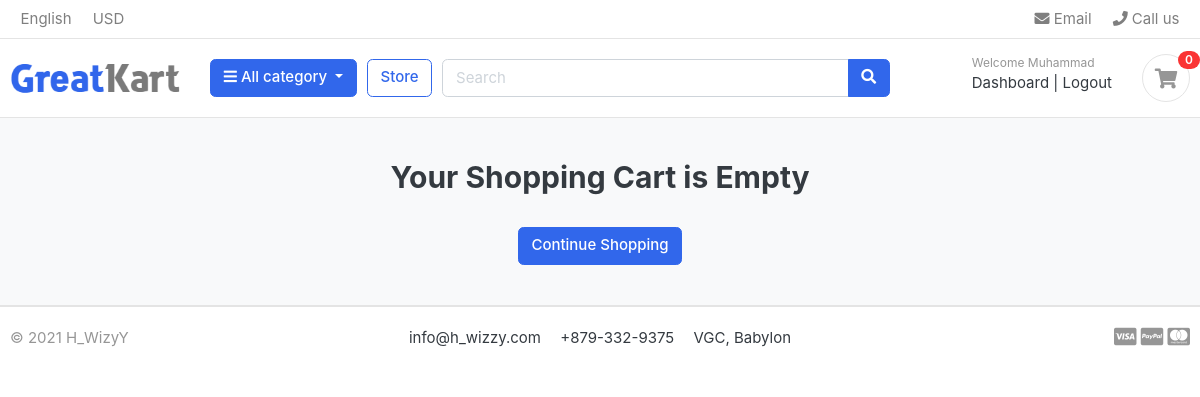
Page /carts/ (signed in) on the earlier database version.
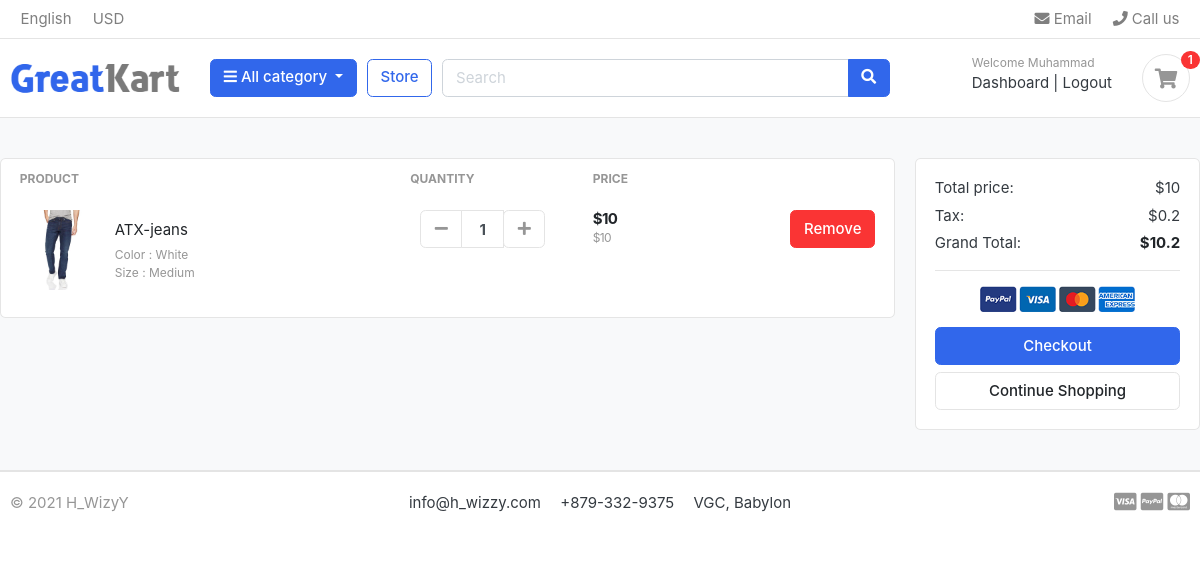
Same page on the later database version.
### accounts/models.py (models this page shows, shortened)
class Account( AbstractBaseUser):
    first_name = models.CharField(max_length=50)
    last_name  = models.CharField(max_length=50)
    user_name  = models.CharField(max_length=50, unique=True)
    email      = models.EmailField(max_length=100, unique=True)
    phone_number = models.CharField(max_length=50 )
    date_joined = models.DateTimeField(auto_now_add=True)
    last_login = models.DateTimeField(auto_now_add=True)
    is_admin = models.BooleanField(default=False)
    is_staff = models.BooleanField(default=False)
    is_active = models.BooleanField(default=False)
    is_superadmin = models.BooleanField(default=False)
    USERNAME_FIELD = 'email'
    REQUIRED_FIELDS = ['user_name','first_name', 'last_name']
    objects = MyAccountManager()

### carts/models.py (models this page shows, shortened)
class CartItem(models.Model):
    user =  models.ForeignKey(Account, on_delete=models.CASCADE, null=True)
    product = models.ForeignKey(Product, on_delete=models.CASCADE)
    variations = models.ManyToManyField(Variation, blank=True)
    cart    = models.ForeignKey(Cart, on_delete=models.CASCADE, null=True)
    quantity = models.IntegerField()
    is_active = models.BooleanField(default=True)
    def sub_total(self):
        return self.product.price * self.quantity

### store/models.py (models this page shows, shortened)
class Product(models.Model):
    product_name = models.CharField(max_length=200, unique=True)
    slug         = models.SlugField(max_length=200, unique=True)
    description  = models.TextField(max_length=500, blank=True)
    price        = models.IntegerField()
    Images       = models.ImageField(upload_to='photos/products')
    stock        = models.IntegerField()
    is_available = models.BooleanField(default=True)
    category     = models.ForeignKey(Category, on_delete=models.CASCADE)
    created_date = models.DateTimeField(auto_now_add=True)
    modified_date = models.DateTimeField(auto_now=True)
    def get_url(self):
        return reverse("product_detail", args=[self.category.slug, self.slug])

class Variation(models.Model):
    product = models.ForeignKey(Product, on_delete=models.CASCADE)
    variation_category = models.CharField(max_length=100, choices=variation_category_choices)
    variation_value = models.CharField(max_length=100)
    is_active = models.BooleanField(default=True)
    created_date = models.DateTimeField(auto_now=True)
    objects = VariationManager()

### carts/views.py (the view)
# urls.py: path('', views.cart, name="cart"),
def cart(request, total=0, quantity=0, cart_items=None):
    try:
        tax = 0
        grand_total = 0
        if request.user.is_authenticated:
            cart_items = CartItem.objects.filter(user=request.user, is_active=True)
        else:
            cart = Cart.objects.get(cart_id=_cart_id(request))
            cart_items = CartItem.objects.filter(cart=cart, is_active=True)
        for cart_item in cart_items:
            total += (cart_item.product.price * cart_item.quantity)
            quantity += cart_item.quantity
        tax = (2* total)/100
        grand_total = total + tax
    except ObjectDoesNotExist:
        pass
    context ={
        'total' : total,
        'quantity' : quantity,
        'cart_items': cart_items,
        'tax': tax,
        "grand_total": grand_total,
    }
    return render(request, 'store/cart.html', context)

### carts/context_processor.py (called while the page is built)
def counter(request):
    cart_count = 0
    if 'admin' in request.path:
        return{}
    else:
        try:
            cart = Cart.objects.filter(cart_id=_cart_id(request))
            if request.user.is_authenticated:
                cart_items = CartItem.objects.all().filter(user=request.user)
            else:
                cart_items = CartItem.objects.all().filter(cart=cart[:1])
            for cart_item in cart_items:
                cart_count += cart_item.quantity
        except Cart.DoesNotExist:
            cart_count = 0
    return dict(cart_count=cart_count)

### carts/views.py (called while the page is built)
def _cart_id(request):
    cart = request.session.session_key
    if not cart:
        cart = request.session.create()
    return cart

### category/context_processor.py (called while the page is built)
def menu_links(request):
    links = Category.objects.all()
    return dict(links=links)

### category/models.py (called while the page is built)
    def get_url(self):
         return reverse('products_by_category', args=[self.slug])

### templates/store/cart.html (shortened to what this page needs)
{% extends 'base.html' %}
{% load static %}
{% block content %}
<section class="section-content padding-y bg">
<div class="container">
{%  if not cart_items  %}
<h2  class="text-center">Your Shopping Cart is Empty</h2>
<br>
<div class="text-center">
	<a href="{% url 'store' %}" class="btn btn-primary">Continue Shopping</a>
{% else %}
</div>
<div class="row">
	<aside class="col-lg-9">
<div class="card">
<table class="table table-borderless table-shopping-cart">
<thead class="text-muted">
<tr class="small text-uppercase">
  <th scope="col">Product</th>
  <th scope="col" width="120">Quantity</th>
  <th scope="col" width="120">Price</th>
  <th scope="col" class="text-right" width="200"> </th>
</tr>
</thead>
<tbody>
	{% for cart_item in cart_items %}
<tr>
	<td>
		<figure class="itemside align-items-center">
			<div class="aside"><img src="{{cart_item.product.Images.url}}" class="img-sm"></div>
			<figcaption class="info">
				<a href="{{cart_item.product.get_url}}" class="title text-dark">{{cart_item.product.product_name}}</a>
				<p class="text-muted small">
					{% if cart_item.variations.all %}
						{% for item in cart_item.variations.all %}
								{{ item.variation_category | capfirst  }}  :  {{  item.variation_value | capfirst  }} <br>
						{% endfor %}
					{% endif %}
				</p>
			</figcaption>
		</figure>
	</td>
	<td>
					<div class="col">
						<div class="input-group input-spinner">
							<div class="input-group-prepend">
							<a href="{% url 'reduce_cart' cart_item.product.id cart_item.id %}" class="btn btn-light" type="button" id="button-plus"> <i class="fa fa-minus"></i> </a>
							</div>
							<input type="text" class="form-control"  value="{{cart_item.quantity}}">
							<div class="input-group-append">
								<form class="" action="{% url 'add_cart' cart_item.product.id %}" method="POST">
									<button  class="btn btn-light" type="submit" id="button-minus"> <i class="fa fa-plus"></i> </button>
									</form>
							</div>
						</div>
					</div>
	</td>
	<td>
		<div class="price-wrap">
			<var class="price">${{cart_item.sub_total}}</var>
			<small class="text-muted"> ${{cart_item.product.price}} </small>
		</div>
	</td>
	<td class="text-right">
	<a href="{% url 'delete_cart' cart_item.product.id cart_item.id %}" onclick="return confirm('Are you sure you want to remove this Item?')"  class="btn btn-danger"> Remove</a>
	</td>
</tr>
{% endfor %}
</tbody>
</table>
</div>
	</aside>
	<aside class="col-lg-3">
		<div class="card">
		<div class="card-body">
			<dl class="dlist-align">
			  <dt>Total price:</dt>
			  <dd class="text-right">${{total}}</dd>
			</dl>
			<dl class="dlist-align">
			  <dt>Tax:</dt>
			  <dd class="text-right"> ${{tax}}</dd>
			</dl>
			<dl class="dlist-align">
			  <dt>Grand Total:</dt>
			  <dd class="text-right text-dark b"><strong>${{grand_total}}</strong></dd>
			</dl>
			<hr>
			<p class="text-center mb-3">
				<img src="{% static './images/misc/payments.png' %}" height="26">
			</p>
			<a href="{% url 'checkout' %}" class="btn btn-primary btn-block"> Checkout </a>
			<a href="{% url 'store' %}" class="btn btn-light btn-block">Continue Shopping</a>
		</div>
		</div>
</aside>
</div>
{% endif %}
</div>
</section>
{% endblock %}

### templates/base.html (shortened to what this page needs)
{% load static %}
<!DOCTYPE HTML>
<html lang="en">
<head>
<link href="{% static 'css/bootstrap.css' %}" rel="stylesheet" type="text/css"/>
<link href="{% static 'fonts/fontawesome/css/all.min.css' %}" type="text/css" rel="stylesheet">
<link href="{% static 'css/ui.css' %}" rel="stylesheet" type="text/css"/>
<link href="{% static 'css/responsive.css' %}" rel="stylesheet" media="only screen and (max-width: 1200px)" />
</head>
<body>
  {% include 'includes/navbar.html' %}
  {% block content %}
  {% endblock %}
  {% include 'includes/footer.html' %}

### templates/includes/navbar.html (shortened to what this page needs)
{% load static %}
<header class="section-header">
<nav class="navbar p-md-0 navbar-expand-sm navbar-light border-bottom">
<div class="container">
  <div class="collapse navbar-collapse" id="navbarTop4">
    <ul class="navbar-nav mr-auto">
      <li class="nav-item dropdown">
      <a href="#" class="nav-link">   English </a>
    </li>
    <li class="nav-item dropdown">
      <a href="#" class="nav-link"> USD </a>
    </li>
    </ul>
    <ul class="navbar-nav">
    <li><a href="#" class="nav-link"> <i class="fa fa-envelope"></i> Email </a></li>
    <li><a href="#" class="nav-link"> <i class="fa fa-phone"></i> Call us </a></li>
  </ul>
  </div>
</div>
</nav>
<section class="header-main border-bottom">
  <div class="container">
<div class="row align-items-center">
  <div class="col-lg-2 col-md-3 col-6">
    <a href="{% url 'home' %}" class="brand-wrap">
      <img class="logo" src="{% static './images/logo.png' %}">
    </a>
  </div>
  <div class="col-lg col-sm col-md col-6 flex-grow-0">
    <div class="category-wrap dropdown d-inline-block float-right">
      <button type="button" class="btn btn-primary dropdown-toggle" data-toggle="dropdown">
        <i class="fa fa-bars"></i> All category
      </button>
    </div>
  </div>
  <a href="{% url 'store' %}" class="btn btn-outline-primary">Store</a>
  <div class="col-lg  col-md-6 col-sm-12 col">
    <form action="{% url 'search' %}" class="search" method="GET">
      <div class="input-group w-100">
          <input type="text" class="form-control" style="width:60%;" placeholder="Search" name="keyword">
          <div class="input-group-append">
            <button class="btn btn-primary" type="submit">
              <i class="fa fa-search"></i>
            </button>
          </div>
        </div>
    </form>
  </div>
  <div class="col-lg-3 col-sm-6 col-8 order-2 order-lg-3">
        <div class="d-flex justify-content-end mb-3 mb-lg-0">
          {% if user.id is None %}
          <div class="widget-header">
            <small class="title text-muted">Welcome guest!</small>
            <div>
              <a href="{%  url 'login' %}">Sign in</a> <span class="dark-transp"> | </span>
              <a href="{% url 'register' %}"> Register</a>
            </div>
          </div>
          {% else  %}
          <div class="widget-header">
            <small class="title text-muted">Welcome {{user.first_name}}</small>
            <div>
              <a href="{% url 'dashboard' %}">Dashboard</a> <span class="dark-transp"> | </span>
              <a href="{%  url 'logout' %}"> Logout</a>
            </div>
          </div>
          {% endif %}
          <a href="{% url 'cart' %}" class="widget-header pl-3 ml-3">
            <div class="icon icon-sm rounded-circle border"><i class="fa fa-shopping-cart"></i></div>
            <span class="badge badge-pill badge-danger notify">{{cart_count}}</span>
          </a>
        </div>
      </div>
</div>
  </div>
</section>
</header>

### templates/includes/footer.html
<footer class="section-footer border-top">
	<div class="container">
		<section class="footer-bottom border-top row">
			<div class="col-md-2">
				<p class="text-muted"> &copy 2021 H_WizyY </p>
			</div>
			<div class="col-md-8 text-md-center">
				<span  class="px-2">info@h_wizzy.com</span>
				<span  class="px-2">+879-332-9375</span>
				<span  class="px-2">VGC, Babylon</span>
			</div>
			<div class="col-md-2 text-md-right text-muted">
				<i class="fab fa-lg fa-cc-visa"></i>
				<i class="fab fa-lg fa-cc-paypal"></i>
				<i class="fab fa-lg fa-cc-mastercard"></i>
			</div>
		</section>
	</div>
</footer>

### static/css/ui.css (style rules this page uses)
html { font-family: "Inter", sans-serif; font-size: 15px; }
.price-wrap { letter-spacing: -0.7px; }
.icon-xs, .icon-sm, .icon-md, .icon-lg { display: inline-block; text-align: center; flex-shrink: 0; flex-grow: 0; }
.icon-sm { width: 48px; height: 48px; line-height: 48px !important; font-size: 20px; }
.img-xs, .img-sm, .img-md, .img-lg { -o-object-fit: cover; object-fit: cover; flex-shrink: 0; flex-grow: 0; }
.img-sm { width: 80px; height: 80px; }
.padding-y { padding-top: 40px; padding-bottom: 40px; }
var { font-style: normal; }
figure { margin-bottom: 0; }
.bg { background-color: #f8f9fa; }
.b { font-weight: 600; }
p:last-child { margin-bottom: 0; }
.header-main { position: relative; padding-top: 1rem; padding-bottom: 1rem; }
.brand-wrap .logo, .navbar-brand .logo { margin-right: 7px; max-height: 42px; display: inline-block; }
.widget-header { display: inline-block; vertical-align: middle; position: relative; }
.widget-header a { color: #343a40; }
.widget-header i { color: #969696; }
.widget-header .title { display: block; }
.widget-header .notify { position: absolute; top: -3px; right: -10px; }
.footer-bottom { padding-top: 20px; padding-bottom: 20px; }
.btn-light { background-color: #fff; border-color: #e4e4e4; }
.btn-light i { color: #969696; }
.itemside { position: relative; display: flex; width: 100%; }
.itemside .aside { position: relative; flex-shrink: 0; }
.itemside .info { padding-left: 15px; padding-right: 7px; }
.itemside p { margin-bottom: 0; }
.itemside .title { display: block; margin-bottom: 5px; color: #212529; }
[class*=dlist-] { margin-bottom: 5px; }
[class*=dlist-] dd { margin-bottom: 0; }
.dlist-align { display: flex; }
.dlist-align dt { width: 150px; word-wrap: break-word; font-weight: normal; }
.dlist-align dd { flex-grow: 1; }
.notify { position: absolute; top: -4px; right: -10px; display: inline-block; padding: 0.25em 0.6em; font-size: 12px; line-height: 1; text-align: center; border-radius: 3rem; color: #fff; background-color: #fa3434; }
.price { font-weight: 600; color: #212529; }
.input-spinner { width: 125px; flex-wrap: nowrap; display: inline-flex; vertical-align: middle; }
.input-spinner input.form-control { text-align: center; max-width: 46px; font-weight: bold; flex-basis: 46px; border-color: #e4e4e4; flex-grow: 0; }
.input-spinner .btn { width: 42px; text-align: center; padding-left: 0.5rem; padding-right: 0.5rem; }
.table-shopping-cart.table td, .table-shopping-cart.table th { padding-left: 1.25rem; padding-right: 1.25rem; }
.table-shopping-cart .price-wrap { line-height: 1.2; }
.table-shopping-cart .price { font-weight: bold; margin-right: 5px; display: block; }

Differences in the rows shown:
added CartItem: product.Images (picture), product.product_name "ATX-jeans", quantity "1", sub_total "10", product.price "10"
now on this page (row unchanged): Variation: variation_category "Color", variation_value "White"
now on this page (row unchanged): Variation: variation_category "Size", variation_value "Medium"
Other differences:
{{ cart_count }}: "0" → "1"
{{ total }}: (not shown) → "10"
{{ tax }}: (not shown) → "0.2"
{{ grand_total }}: (not shown) → "10.2"
text no longer shown: "Your Shopping Cart is Empty"
text now shown: "PRODUCT QUANTITY PRICE Total price: $ Tax: $ Grand Total: $ Checkout"
